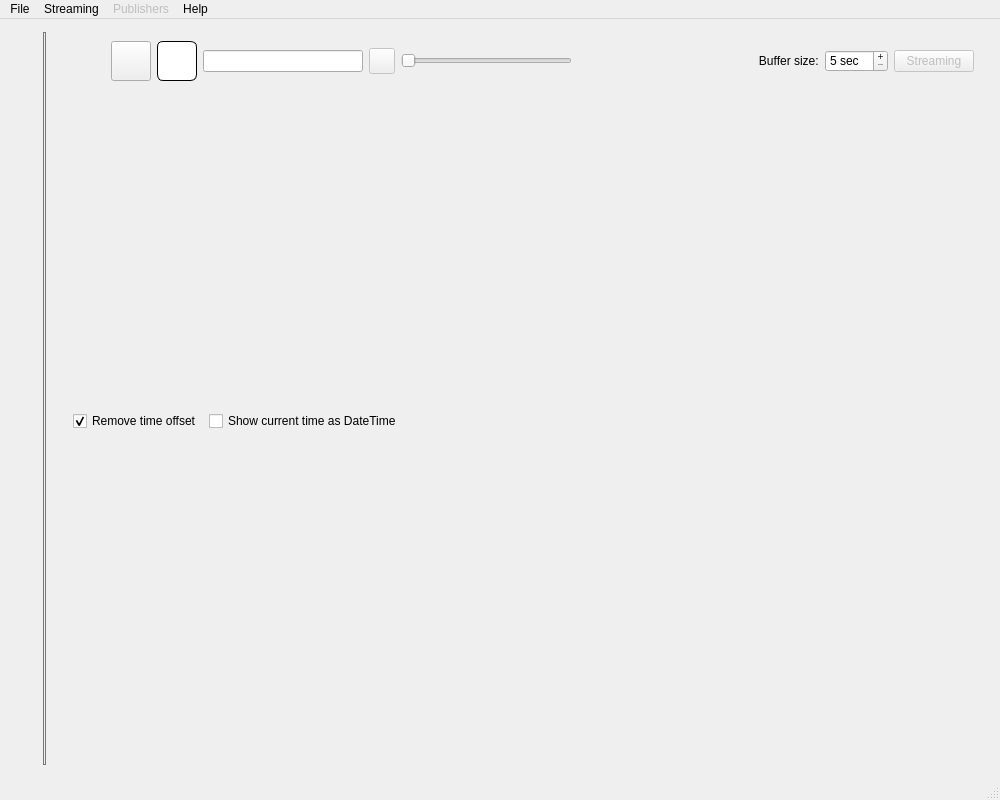
<?xml version="1.0" encoding="UTF-8"?>
<ui version="4.0">
 <class>MainWindow</class>
 <widget class="QMainWindow" name="MainWindow">
  <property name="windowModality">
   <enum>Qt::NonModal</enum>
  </property>
  <property name="geometry">
   <rect>
    <x>0</x>
    <y>0</y>
    <width>1000</width>
    <height>800</height>
   </rect>
  </property>
  <property name="focusPolicy">
   <enum>Qt::StrongFocus</enum>
  </property>
  <property name="windowTitle">
   <string>PlotJuggler</string>
  </property>
  <property name="windowIcon">
   <iconset resource="resource.qrc">
    <normaloff>:/icons/resources/Line_tracker.png</normaloff>:/icons/resources/Line_tracker.png</iconset>
  </property>
  <property name="styleSheet">
   <string notr="true"/>
  </property>
  <widget class="QWidget" name="centralWidget">
   <layout class="QHBoxLayout" name="horizontalLayout">
    <item>
     <widget class="QSplitter" name="splitter">
      <property name="styleSheet">
       <string notr="true">QSplitter::handle {
background: qlineargradient(x1:0, y1:0, x2:1, y2:1,
    stop:0 #eee, stop:1 #ccc);
border: 1px solid #777;
width: 13px;
margin-top: 2px;
margin-bottom: 2px;
border-radius: 4px;
}</string>
      </property>
      <property name="frameShape">
       <enum>QFrame::NoFrame</enum>
      </property>
      <property name="midLineWidth">
       <number>1</number>
      </property>
      <property name="orientation">
       <enum>Qt::Horizontal</enum>
      </property>
      <property name="opaqueResize">
       <bool>true</bool>
      </property>
      <property name="handleWidth">
       <number>1</number>
      </property>
      <property name="childrenCollapsible">
       <bool>false</bool>
      </property>
      <widget class="QWidget" name="verticalLayoutWidget">
       <layout class="QVBoxLayout" name="leftLayout"/>
      </widget>
      <widget class="QWidget" name="layoutWidget">
       <layout class="QVBoxLayout" name="centralLayout" stretch="0,0">
        <property name="sizeConstraint">
         <enum>QLayout::SetMaximumSize</enum>
        </property>
        <item>
         <layout class="QHBoxLayout" name="horizontalLayoutZoom">
          <property name="leftMargin">
           <number>8</number>
          </property>
          <property name="topMargin">
           <number>0</number>
          </property>
          <property name="rightMargin">
           <number>4</number>
          </property>
          <item>
           <widget class="QPushButton" name="pushButtonOptions">
            <property name="minimumSize">
             <size>
              <width>40</width>
              <height>40</height>
             </size>
            </property>
            <property name="maximumSize">
             <size>
              <width>40</width>
              <height>40</height>
             </size>
            </property>
            <property name="toolTip">
             <string>&lt;html&gt;&lt;head/&gt;&lt;body&gt;&lt;p&gt;Show/Hide extra options&lt;/p&gt;&lt;/body&gt;&lt;/html&gt;</string>
            </property>
            <property name="styleSheet">
             <string notr="true"/>
            </property>
            <property name="text">
             <string/>
            </property>
            <property name="icon">
             <iconset resource="resource.qrc">
              <normaloff>:/icons/resources/cog.png</normaloff>:/icons/resources/cog.png</iconset>
            </property>
            <property name="iconSize">
             <size>
              <width>22</width>
              <height>22</height>
             </size>
            </property>
            <property name="checkable">
             <bool>true</bool>
            </property>
            <property name="flat">
             <bool>true</bool>
            </property>
           </widget>
          </item>
          <item>
           <widget class="QPushButton" name="pushButtonActivateGrid">
            <property name="sizePolicy">
             <sizepolicy hsizetype="Minimum" vsizetype="Fixed">
              <horstretch>40</horstretch>
              <verstretch>40</verstretch>
             </sizepolicy>
            </property>
            <property name="maximumSize">
             <size>
              <width>40</width>
              <height>40</height>
             </size>
            </property>
            <property name="toolTip">
             <string>&lt;html&gt;&lt;head/&gt;&lt;body&gt;&lt;p&gt;Show/Hide the grid&lt;/p&gt;&lt;/body&gt;&lt;/html&gt;</string>
            </property>
            <property name="text">
             <string/>
            </property>
            <property name="icon">
             <iconset resource="resource.qrc">
              <normaloff>:/icons/resources/grid.png</normaloff>:/icons/resources/grid.png</iconset>
            </property>
            <property name="iconSize">
             <size>
              <width>30</width>
              <height>30</height>
             </size>
            </property>
            <property name="checkable">
             <bool>true</bool>
            </property>
           </widget>
          </item>
          <item>
           <widget class="QPushButton" name="pushButtonAddSubwindow">
            <property name="minimumSize">
             <size>
              <width>40</width>
              <height>40</height>
             </size>
            </property>
            <property name="maximumSize">
             <size>
              <width>40</width>
              <height>40</height>
             </size>
            </property>
            <property name="focusPolicy">
             <enum>Qt::NoFocus</enum>
            </property>
            <property name="toolTip">
             <string>Add new subwindow</string>
            </property>
            <property name="whatsThis">
             <string>Add new subwindow</string>
            </property>
            <property name="styleSheet">
             <string notr="true">border: 1px solid black;
border-radius: 6px;
background: white;
</string>
            </property>
            <property name="text">
             <string/>
            </property>
            <property name="icon">
             <iconset resource="resource.qrc">
              <normaloff>:/icons/resources/stacks_32px.png</normaloff>:/icons/resources/stacks_32px.png</iconset>
            </property>
            <property name="iconSize">
             <size>
              <width>30</width>
              <height>30</height>
             </size>
            </property>
            <property name="flat">
             <bool>false</bool>
            </property>
           </widget>
          </item>
          <item>
           <widget class="QLineEdit" name="displayTime">
            <property name="sizePolicy">
             <sizepolicy hsizetype="MinimumExpanding" vsizetype="Fixed">
              <horstretch>0</horstretch>
              <verstretch>0</verstretch>
             </sizepolicy>
            </property>
            <property name="minimumSize">
             <size>
              <width>80</width>
              <height>0</height>
             </size>
            </property>
            <property name="maximumSize">
             <size>
              <width>160</width>
              <height>16777215</height>
             </size>
            </property>
            <property name="alignment">
             <set>Qt::AlignCenter</set>
            </property>
           </widget>
          </item>
          <item>
           <widget class="QPushButton" name="pushButtonPlay">
            <property name="enabled">
             <bool>false</bool>
            </property>
            <property name="sizePolicy">
             <sizepolicy hsizetype="Minimum" vsizetype="Fixed">
              <horstretch>26</horstretch>
              <verstretch>26</verstretch>
             </sizepolicy>
            </property>
            <property name="minimumSize">
             <size>
              <width>26</width>
              <height>26</height>
             </size>
            </property>
            <property name="maximumSize">
             <size>
              <width>26</width>
              <height>26</height>
             </size>
            </property>
            <property name="text">
             <string/>
            </property>
            <property name="icon">
             <iconset resource="resource.qrc">
              <normaloff>:/icons/resources/run_small@2x.png</normaloff>:/icons/resources/run_small@2x.png</iconset>
            </property>
            <property name="checkable">
             <bool>true</bool>
            </property>
           </widget>
          </item>
          <item>
           <widget class="QSlider" name="horizontalSlider">
            <property name="focusPolicy">
             <enum>Qt::WheelFocus</enum>
            </property>
            <property name="maximum">
             <number>0</number>
            </property>
            <property name="orientation">
             <enum>Qt::Horizontal</enum>
            </property>
            <property name="tickPosition">
             <enum>QSlider::NoTicks</enum>
            </property>
            <property name="tickInterval">
             <number>1</number>
            </property>
           </widget>
          </item>
          <item>
           <spacer name="horizontalSpacer">
            <property name="orientation">
             <enum>Qt::Horizontal</enum>
            </property>
            <property name="sizeHint" stdset="0">
             <size>
              <width>10</width>
              <height>20</height>
             </size>
            </property>
           </spacer>
          </item>
          <item>
           <widget class="QLabel" name="streamingLabel">
            <property name="text">
             <string>   Buffer size:</string>
            </property>
           </widget>
          </item>
          <item>
           <widget class="QSpinBox" name="streamingSpinBox">
            <property name="focusPolicy">
             <enum>Qt::NoFocus</enum>
            </property>
            <property name="buttonSymbols">
             <enum>QAbstractSpinBox::PlusMinus</enum>
            </property>
            <property name="accelerated">
             <bool>false</bool>
            </property>
            <property name="correctionMode">
             <enum>QAbstractSpinBox::CorrectToPreviousValue</enum>
            </property>
            <property name="suffix">
             <string> sec</string>
            </property>
            <property name="minimum">
             <number>5</number>
            </property>
            <property name="maximum">
             <number>60</number>
            </property>
            <property name="value">
             <number>5</number>
            </property>
           </widget>
          </item>
          <item>
           <widget class="QPushButton" name="pushButtonStreaming">
            <property name="enabled">
             <bool>false</bool>
            </property>
            <property name="focusPolicy">
             <enum>Qt::NoFocus</enum>
            </property>
            <property name="toolTip">
             <string>&lt;html&gt;&lt;head/&gt;&lt;body&gt;&lt;p&gt;Start/Stop streaming&lt;/p&gt;&lt;/body&gt;&lt;/html&gt;</string>
            </property>
            <property name="styleSheet">
             <string notr="true">QToolTip {
border: 1px solid black;
border-radius: 6px;
background: white;
}</string>
            </property>
            <property name="text">
             <string>Streaming</string>
            </property>
            <property name="checkable">
             <bool>true</bool>
            </property>
           </widget>
          </item>
         </layout>
        </item>
        <item>
         <widget class="QWidget" name="widgetOptions" native="true">
          <layout class="QHBoxLayout" name="horizontalLayout_2">
           <property name="leftMargin">
            <number>16</number>
           </property>
           <property name="rightMargin">
            <number>16</number>
           </property>
           <item>
            <widget class="QCheckBox" name="checkBoxRemoveTimeOffset">
             <property name="toolTip">
              <string>&lt;html&gt;&lt;head/&gt;&lt;body&gt;&lt;p&gt;If checked, an offset will be appliet to each timeseries to ensure that the first time instant is equal to zero.&lt;/p&gt;&lt;/body&gt;&lt;/html&gt;</string>
             </property>
             <property name="text">
              <string>Remove time offset</string>
             </property>
             <property name="checked">
              <bool>true</bool>
             </property>
            </widget>
           </item>
           <item>
            <widget class="QCheckBox" name="checkBoxUseDateTime">
             <property name="text">
              <string>Show current time as DateTime</string>
             </property>
            </widget>
           </item>
           <item>
            <spacer name="horizontalSpacer_2">
             <property name="orientation">
              <enum>Qt::Horizontal</enum>
             </property>
             <property name="sizeHint" stdset="0">
              <size>
               <width>40</width>
               <height>20</height>
              </size>
             </property>
            </spacer>
           </item>
          </layout>
         </widget>
        </item>
       </layout>
      </widget>
     </widget>
    </item>
   </layout>
  </widget>
  <widget class="QStatusBar" name="statusBar">
   <property name="minimumSize">
    <size>
     <width>0</width>
     <height>0</height>
    </size>
   </property>
  </widget>
  <widget class="QMenuBar" name="menuBar">
   <property name="geometry">
    <rect>
     <x>0</x>
     <y>0</y>
     <width>1000</width>
     <height>20</height>
    </rect>
   </property>
   <widget class="QMenu" name="menuFile">
    <property name="title">
     <string>File</string>
    </property>
    <addaction name="actionLoadData"/>
    <addaction name="actionLoadRecentDatafile"/>
    <addaction name="actionDeleteAllData"/>
    <addaction name="separator"/>
    <addaction name="actionLoadLayout"/>
    <addaction name="actionLoadRecentLayout"/>
    <addaction name="actionSaveLayout"/>
    <addaction name="separator"/>
    <addaction name="actionExit"/>
   </widget>
   <widget class="QMenu" name="menuStreaming">
    <property name="title">
     <string>Streaming</string>
    </property>
    <addaction name="actionStopStreaming"/>
    <addaction name="separator"/>
   </widget>
   <widget class="QMenu" name="menuPublishers">
    <property name="enabled">
     <bool>false</bool>
    </property>
    <property name="title">
     <string>Publishers</string>
    </property>
   </widget>
   <widget class="QMenu" name="menuHelp">
    <property name="title">
     <string>Help</string>
    </property>
    <addaction name="actionQuick_Help"/>
    <addaction name="actionAbout"/>
   </widget>
   <addaction name="menuFile"/>
   <addaction name="menuStreaming"/>
   <addaction name="menuPublishers"/>
   <addaction name="menuHelp"/>
  </widget>
  <action name="actionLoadData">
   <property name="text">
    <string>Load Data</string>
   </property>
  </action>
  <action name="actionLoadRecentDatafile">
   <property name="text">
    <string>Load recent datafile...</string>
   </property>
  </action>
  <action name="actionDeleteAllData">
   <property name="text">
    <string>Delete all data</string>
   </property>
  </action>
  <action name="actionLoadLayout">
   <property name="text">
    <string>Load layout</string>
   </property>
  </action>
  <action name="actionLoadRecentLayout">
   <property name="text">
    <string>Load recent layout...</string>
   </property>
  </action>
  <action name="actionSaveLayout">
   <property name="text">
    <string>Save layout</string>
   </property>
  </action>
  <action name="actionExit">
   <property name="text">
    <string>Exit</string>
   </property>
   <property name="shortcut">
    <string>Ctrl+Q</string>
   </property>
  </action>
  <action name="actionAbout">
   <property name="text">
    <string>About</string>
   </property>
  </action>
  <action name="actionStopStreaming">
   <property name="enabled">
    <bool>false</bool>
   </property>
   <property name="text">
    <string>Stop streaming</string>
   </property>
  </action>
  <action name="actionQuick_Help">
   <property name="text">
    <string>Quick Help</string>
   </property>
   <property name="shortcut">
    <string>F1</string>
   </property>
  </action>
 </widget>
 <layoutdefault spacing="6" margin="11"/>
 <resources>
  <include location="resource.qrc"/>
 </resources>
 <connections/>
</ui>
